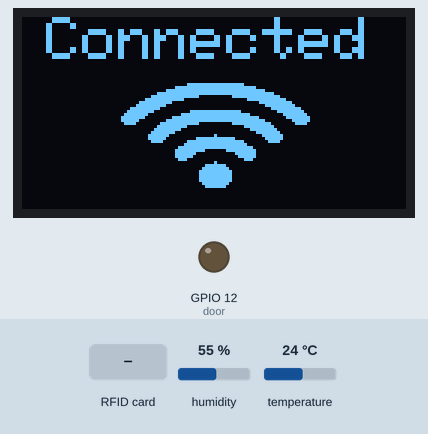
A sketch run on a simulated ESP32. On the bench: 128×64 one-colour display, output pins drawn as LEDs (lit = HIGH). The test bench sets the inputs (shaded band); at power-on: temperature 24 °C, humidity 55 %. WiFi joins after 1.5 s; servers stay silent unless stated; uploads are accepted with an empty reply; the local clock reads 2024-03-15 10:24:30 at power-on unless the sketch sets it; the audio player accepts every command and is not drawn; what the sketch prints to the serial monitor is not drawn.

Above: at 4.7 s.
At 10.8 s:
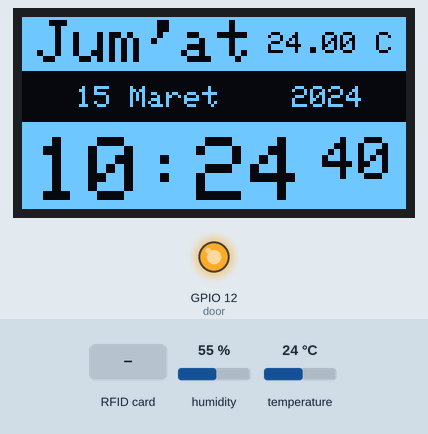
10.9 s: temperature set to 12 °C
At 12.5 s:
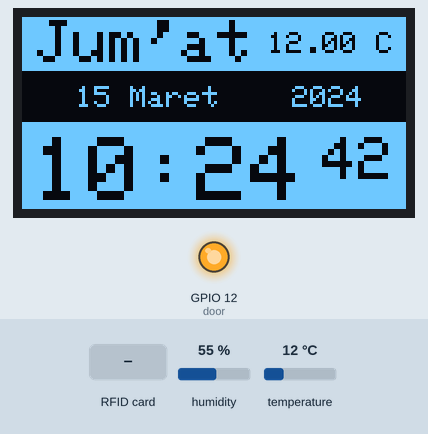
13.5 s: temperature set to 19 °C
At 15.4 s:
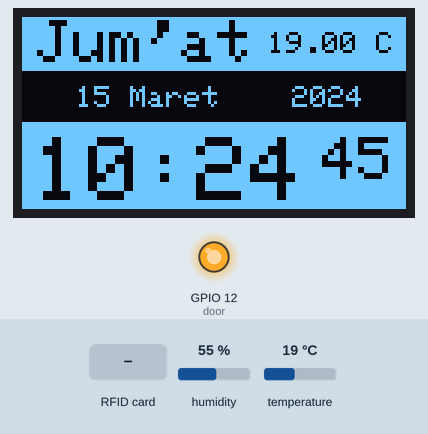
15.5 s: RFID card 5E 7A 19 C4 held to the reader
19.2 s: temperature set to 28 °C
At 20.8 s:
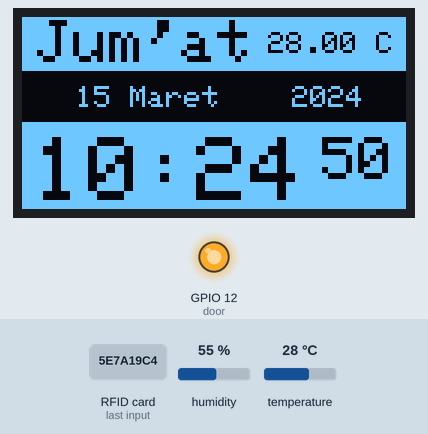
Timing chart, 0 to 22.3 s (numbered marks = the images above; inputs shaded):
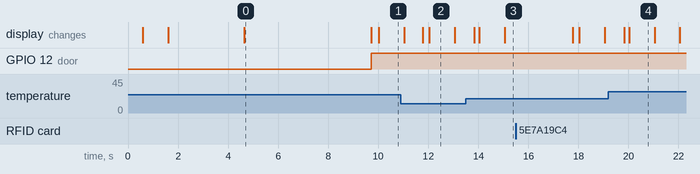

Measured:
- what the display in image 0 shows lasts 5.1 s, from 4.6 s to 9.7 s
- what the display in image 2 shows lasts 1.1 s, from 12.0 s to 13.1 s

The sketch:

RFID_Attendance_LocalHostDatabase.ino
```cpp
//ESP32----------------------------
#include <WiFi.h>
#include <HTTPClient.h>
#include <time.h>
/* Set these to your desired credentials. */
const char *ssid = "Pejuang Sarjana";
const char *password = "kontrakanpanass";
const char *device_token = "99161b8db02e967f";
int timezone = 7 * 3600;  //Replace "x" your timezone.
int time_dst = 0;
String getData, Link;
String OldCardID = "";

unsigned long previousMillis1 = 0;
const long interval1 = 1000;  // interval at which to blink (milliseconds)
int ledState = LOW;           // ledState used to set the LED

unsigned long previousMillis2 = 0;

const long intervalLock = 200;
unsigned long currentMillisLock;

String URL = "http://192.168.18.11/rfidattendance/getdata.php";

//RFID-----------------------------
#include <SPI.h>
#include <MFRC522.h>
#define SS_PIN 5
#define RST_PIN 27
MFRC522 mfrc522(SS_PIN, RST_PIN);  // Create MFRC522 instance.

//MP3------------------------------
#include "HardwareSerial.h"
#include "DFRobotDFPlayerMini.h"
const byte RXD2 = 16;    // Connects to module's RX
const byte TXD2 = 17;    // Connects to module's TX
HardwareSerial dfSD(1);  // Use UART channel 1
DFRobotDFPlayerMini player;

//DHT11----------------------------
#include "DHT.h"
#define DHTPIN 13
#define DHTTYPE DHT11
DHT dht(DHTPIN, DHTTYPE);
float t;

//OLED-----------------------------
#include <Wire.h>
#include <Adafruit_GFX.h>
#include <Adafruit_SH110X.h>
#include "icon.h"
#define SCREEN_WIDTH 128
#define SCREEN_HEIGHT 64
#define OLED_RESET 0
Adafruit_SH1106G display = Adafruit_SH1106G(SCREEN_WIDTH, SCREEN_HEIGHT, &Wire, OLED_RESET);

//Door
#define door 12
int lock_door;

void setup() {

  Serial.begin(9600);

  pinMode(door, OUTPUT);

  SPI.begin();         // Init SPI bus
  mfrc522.PCD_Init();  // Init MFRC522 card
  dht.begin();
  dfSD.begin(9600, SERIAL_8N1, RXD2, TXD2);  // 16,17
  if (player.begin(dfSD)) {
    Serial.println("OK");
    player.volume(30);  //30 is very loud
  }
  //-----------initiate OLED display-------------
  if (!display.begin(0x3C, true)) {  // Address 0x3D for 128x64
    Serial.println(F("SSD1306 allocation failed"));
    for (;;)
      ;  // Don't proceed, loop forever
  }
  connectToWiFi();
  configTime(timezone, time_dst, "pool.ntp.org", "time.nist.gov");
}
//************************************************************************
void loop() {
  //check if there's a connection to Wi-Fi or not
  if (!WiFi.isConnected()) {
    connectToWiFi();  //Retry to connect to Wi-Fi
  }

  ui_clock();

  if (lock_door == 1) {
    digitalWrite(door, LOW);
    currentMillisLock++;
  } else {
    digitalWrite(door, HIGH);
  }

  if (currentMillisLock > intervalLock) {
    lock_door = 0;
    currentMillisLock = 0;
  }


  Serial.print(lock_door);
  Serial.println(currentMillisLock);
  //---------------------------------------------
  if (millis() - previousMillis2 >= 5000) {
    previousMillis2 = millis();
    OldCardID = "";
  }
  //---------------------------------------------
  //look for new card
  if (!mfrc522.PICC_IsNewCardPresent()) {
    return;  //got to start of loop if there is no card present
  }
  // Select one of the cards
  if (!mfrc522.PICC_ReadCardSerial()) {
    return;  //if read card serial(0) returns 1, the uid struct contians the ID of the read card.
  }
  String CardID = "";
  for (byte i = 0; i < mfrc522.uid.size; i++) {
    CardID += mfrc522.uid.uidByte[i];
  }
  //---------------------------------------------
  if (CardID == OldCardID) {
    return;
  } else {
    OldCardID = CardID;
  }
  //---------------------------------------------
  //  Serial.println(CardID);
  SendCardID(CardID);

  display.clearDisplay();
}
```

clock.ino
```cpp
static const char* const wd[7] = {"Minggu", "Senin", "Selasa", "Rabu", "Kamis", "Jum'at", "Sabtu"};
static const char* const md[12] = {"Januari", "Februari", "Maret", "April", "Mei", "Juni", "Juli",
                                   "Agustus", "September", "Oktober", "November", "Desember"
                                  };

void ui_clock() {
  display.clearDisplay();

  time_t now = time(nullptr);
  struct tm* p_tm = localtime(&now);
  // Serial.println(p_tm);
  display.fillRect(0, 0, 128, 18, SH110X_WHITE);
  display.fillRect(0, 19, 128, 19, SH110X_BLACK);
  display.fillRect(0, 35, 128, 43, SH110X_WHITE);

  display.setTextColor(SH110X_BLACK);        // Draw SH110X_WHITEE text
  display.setTextSize(2);             // Normal 2:2 pixel scale
  display.setCursor(5, 1);
  display.print(wd[p_tm->tm_wday]);

  t = dht.readTemperature();
  display.setTextColor(SH110X_BLACK);
  display.setTextSize(1);
  display.setCursor(82, 5);
  display.print(t);
  display.print(" C");

  display.setTextColor(SH110X_WHITE);
  display.setTextSize(1);             // Normal 2:2 pixel scale
  display.setCursor(18, 23);
  if ((p_tm->tm_mday) < 10) {
    display.print("0");
    display.print(p_tm->tm_mday);
  }
  else display.print(p_tm->tm_mday);
  display.print(" ");
  display.print(md[p_tm->tm_mon]);
  display.setCursor(90, 23);
  display.print(p_tm->tm_year + 1900);

  display.setTextSize(3);             // Normal 2:2 pixel scale
  display.setTextColor(SH110X_BLACK);        // Draw SH110X_WHITEE text
  display.setCursor(4, 40);
  if ((p_tm->tm_hour) < 10) {
    display.print("0");
    display.print(p_tm->tm_hour);
  }
  else display.print(p_tm->tm_hour);
  display.print(":");
  if ((p_tm->tm_min) < 10) {
    display.print("0");
    display.print(p_tm->tm_min);
  }
  else display.print(p_tm->tm_min);
  display.setTextSize(1);
  display.print(" ");
  display.setTextSize(2);
  if ((p_tm->tm_sec) < 10) {
    display.print("0");
    display.println(p_tm->tm_sec);
  }
  else display.println(p_tm->tm_sec);
  display.display();
}
```

connectWifi.ino
```cpp
//********************connect to the WiFi******************
void connectToWiFi() {
  WiFi.mode(WIFI_OFF);        //Prevents reconnection issue (taking too long to connect)
  delay(1000);
  WiFi.mode(WIFI_STA);
  Serial.print("Connecting to ");
  Serial.println(ssid);
  WiFi.begin(ssid, password);

  display.clearDisplay();
  display.setTextSize(1);             // Normal 1:1 pixel scale
  display.setTextColor(SH110X_WHITE);        // Draw SH110X_WHITEE text
  display.setCursor(0, 0);             // Start at top-left corner
  display.print(F("Connecting to \n"));
  display.setCursor(0, 50);
  display.setTextSize(1);
  display.print(ssid);
  display.drawBitmap( 73, 10, Wifi_start_bits, Wifi_start_width, Wifi_start_height, SH110X_WHITE);
  display.display();
  delay(3000);
  while (WiFi.status() != WL_CONNECTED) {
    delay(500);
    Serial.print(".");
  }
  Serial.println("");
  Serial.println("Connected");

  display.clearDisplay();
  display.setTextSize(2);             // Normal 1:1 pixel scale
  display.setTextColor(SH110X_WHITE);        // Draw SH110X_WHITEE text
  display.setCursor(8, 0);             // Start at top-left corner
  display.print(F("Connected \n"));
  display.drawBitmap( 33, 15, Wifi_connected_bits, Wifi_connected_width, Wifi_connected_height, SH110X_WHITE);
  display.display();

  Serial.print("IP address: ");
  Serial.println(WiFi.localIP());  //IP address assigned to your ESP
  player.play(1);
  delay(5000);
}
//=======================================================================
```

sendDatabase.ino
```cpp
//************send the Card UID to the website*************
void SendCardID(String Card_uid) {
  Serial.println("Sending the Card ID");
  if (WiFi.isConnected()) {

    HTTPClient http;  //Declare object of class HTTPClient
    //GET Data
    getData = "?card_uid=" + String(Card_uid) + "&device_token=" + String(device_token);  // Add the Card ID to the GET array in order to send it
    //GET methode
    Link = URL + getData;
    http.begin(Link);  //initiate HTTP request   //Specify content-type header

    int httpCode = http.GET();          //Send the request
    String payload = http.getString();  //Get the response payload

    //    Serial.println(Link);   //Print HTTP return code
    Serial.println(httpCode);  //Print HTTP return code
    Serial.println(Card_uid);  //Print Card ID
    Serial.println(payload);   //Print request response payload

    if (httpCode == 200) {
      if (payload.substring(0, 5) == "login") {
        String user_name = payload.substring(5);
        //  Serial.println(user_name);
        lock_door = 1;
        display.clearDisplay();
        display.setTextSize(3);              // Normal 2:2 pixel scale
        display.setTextColor(SH110X_WHITE);  // Draw SH110X_WHITEE text
        display.setCursor(15, 0);            // Start at top-left corner
        display.print(F("LOGIN"));
        display.setTextSize(2);
        display.setCursor(0, 30);
        display.print(user_name);
        display.display();
        player.play(3);
      } else if (payload.substring(0, 6) == "logout") {
        String user_name = payload.substring(6);
        //  Serial.println(user_name);
        lock_door = 1;
        display.clearDisplay();
        display.setTextSize(3);              // Normal 2:2 pixel scale
        display.setTextColor(SH110X_WHITE);  // Draw SH110X_WHITEE text
        display.setCursor(10, 0);            // Start at top-left corner
        display.print(F("LOGOUT"));
        display.setTextSize(2);
        display.setCursor(0, 30);
        display.print(user_name);
        display.display();
        player.play(4);
      } else if (payload == "succesful") {
        display.clearDisplay();
        display.setTextSize(1);              // Normal 2:2 pixel scale
        display.setTextColor(SH110X_WHITE);  // Draw SH110X_WHITEE text
        display.setCursor(20, 0);            // Start at top-left corner
        display.println(F("Berhasil"));
        display.setCursor(0, 20);  // Start at top-left corner
        display.println(F("Mendaftarkan"));
        display.setTextSize(1);
        display.println(F("Dengan nomor kartu :"));
        display.print(Card_uid);
        display.display();
        player.play(9);
      } else if (payload == "available") {
        display.clearDisplay();
        display.setTextSize(1);              // Normal 2:2 pixel scale
        display.setTextColor(SH110X_WHITE);  // Draw SH110X_WHITEE text
        display.setCursor(35, 0);            // Start at top-left corner
        display.println(F("Sudah"));
        display.setCursor(15, 20);  // Start at top-left corner
        display.println(F("Terdaftar"));
        display.setTextSize(1);
        display.println(F("Dengan nomor kartu :"));
        display.print(Card_uid);
        display.display();
        player.play(10);
      }
      delay(2000);
      http.end();  //Close connection
    }
  }
}
```

Source omitted: icon.h (data table, 4995 bytes)
